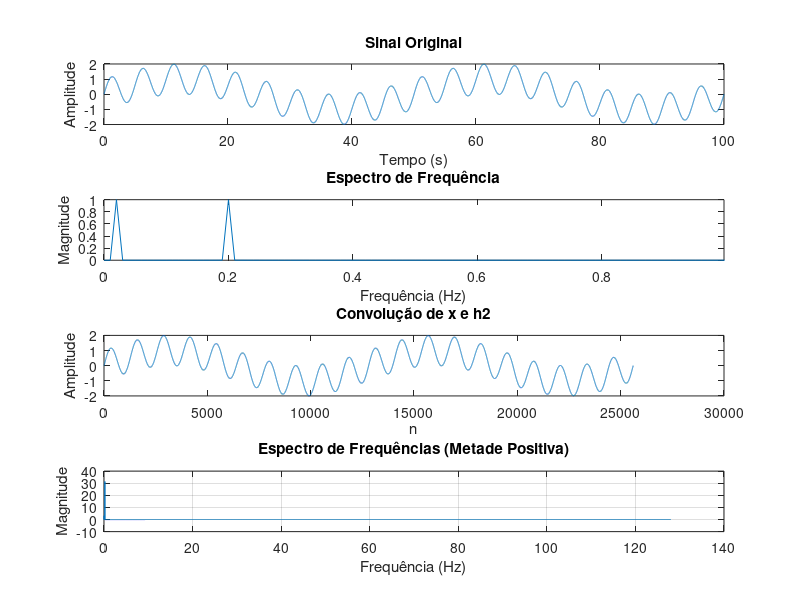

This figure's MATLAB source: (Note: this script raises an error after producing the figure.)
clc; clear all; close all;

% sinal original
fs = 256; % Frequência de amostragem em Hz
t = 0:1/fs:100; % Vetor de tempo
x = sin(2*pi*(1/50)*t) + sin(20*pi*(1/50)*t); % Sinal composto

% Plotar o sinal original
subplot(4,1,1); % Dividir a janela de gráficos em 2 linhas e 1 coluna, e selecionar o primeiro gráfico
plot(t, x);
title('Sinal Original');
xlabel('Tempo (s)');
ylabel('Amplitude');

% Aplicar FFT
n = length(x);
Y = fft(x);
P2 = abs(Y/n); % Magnitude da FFT
P1 = P2(1:n/2+1); % Apenas a metade positiva do espectro
P1(2:end-1) = 2*P1(2:end-1); % Ajustar magnitudes

f = fs*(0:(n/2))/n; % Vetor de frequências

% Plotar a FFT
subplot(4,1,2); % Selecionar o segundo gráfico
plot(f, P1);
title('Espectro de Frequência');
xlabel('Frequência (Hz)');
ylabel('Magnitude');
xlim([0 1-1/fs]); % Limitar o eixo x até a metade da frequência de amostragem

% Criação do filtro h2
h2 = 0.1 * ones(1, 10);  % Filtro de média móvel de 10 pontos
% Convolução entre o sinal x e o filtro h2
Convolucao = conv(x, h2);
% Calcular a FFT do sinal convoluído
fy = fft(Convolucao);
fy_mag = fy(1:n/2+1); % Pegando apenas a metade positiva do espectro

% Plotar o resultado da convolução
subplot(4,1,3); % Selecionar o segundo gráfico;
plot(0:(length(Convolucao)-1), Convolucao);
title('Convolução de x e h2');
xlabel('n');
ylabel('Amplitude');


% Plotar o espectro de magnitude para as frequências positivas
subplot(4,1,4);
plot(f, fy_mag);
xlabel('Frequência (Hz)');
ylabel('Magnitude');
title('Espectro de Frequências (Metade Positiva)');
grid on;

% Ajustar layout
sgtitle('Análise de Sinal e Frequência');

